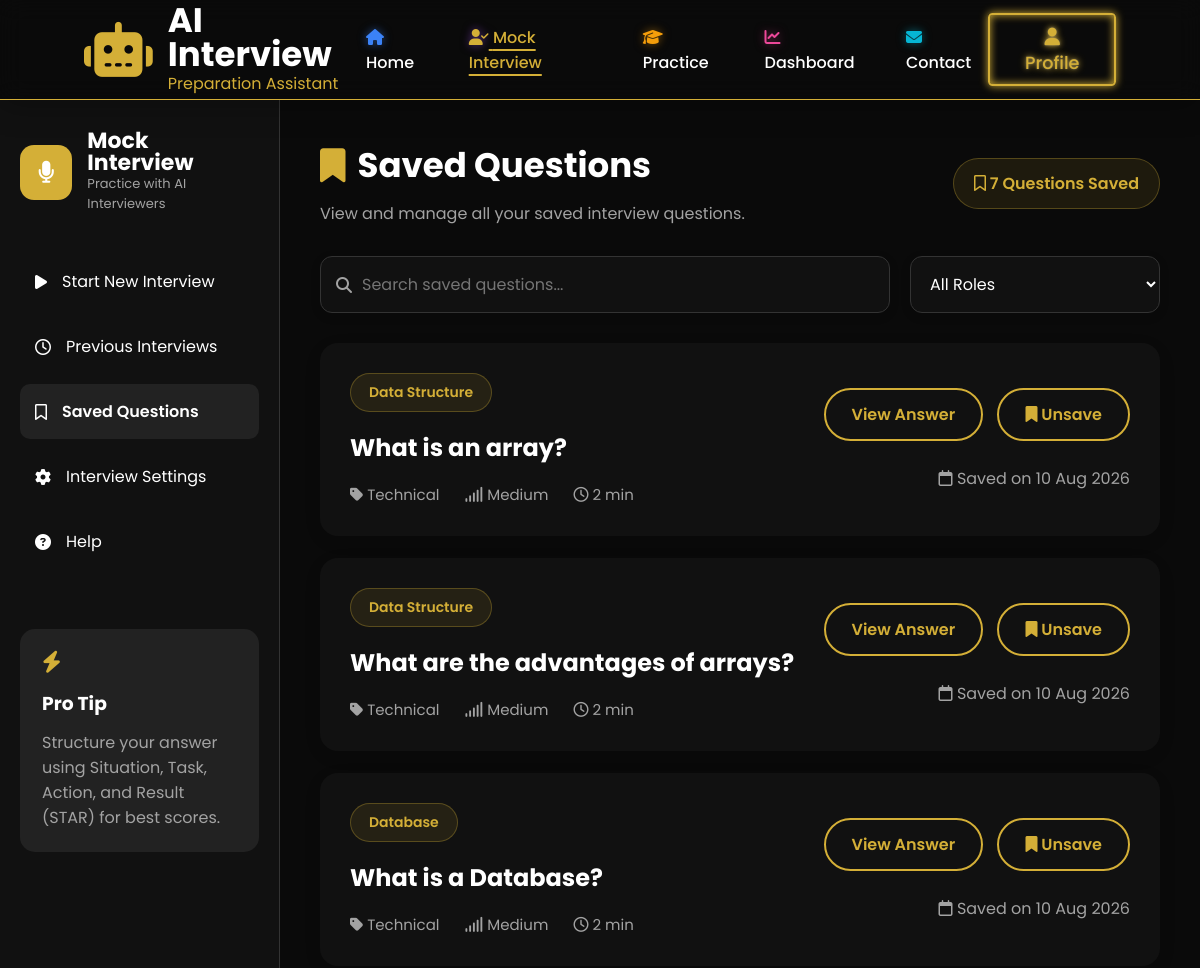
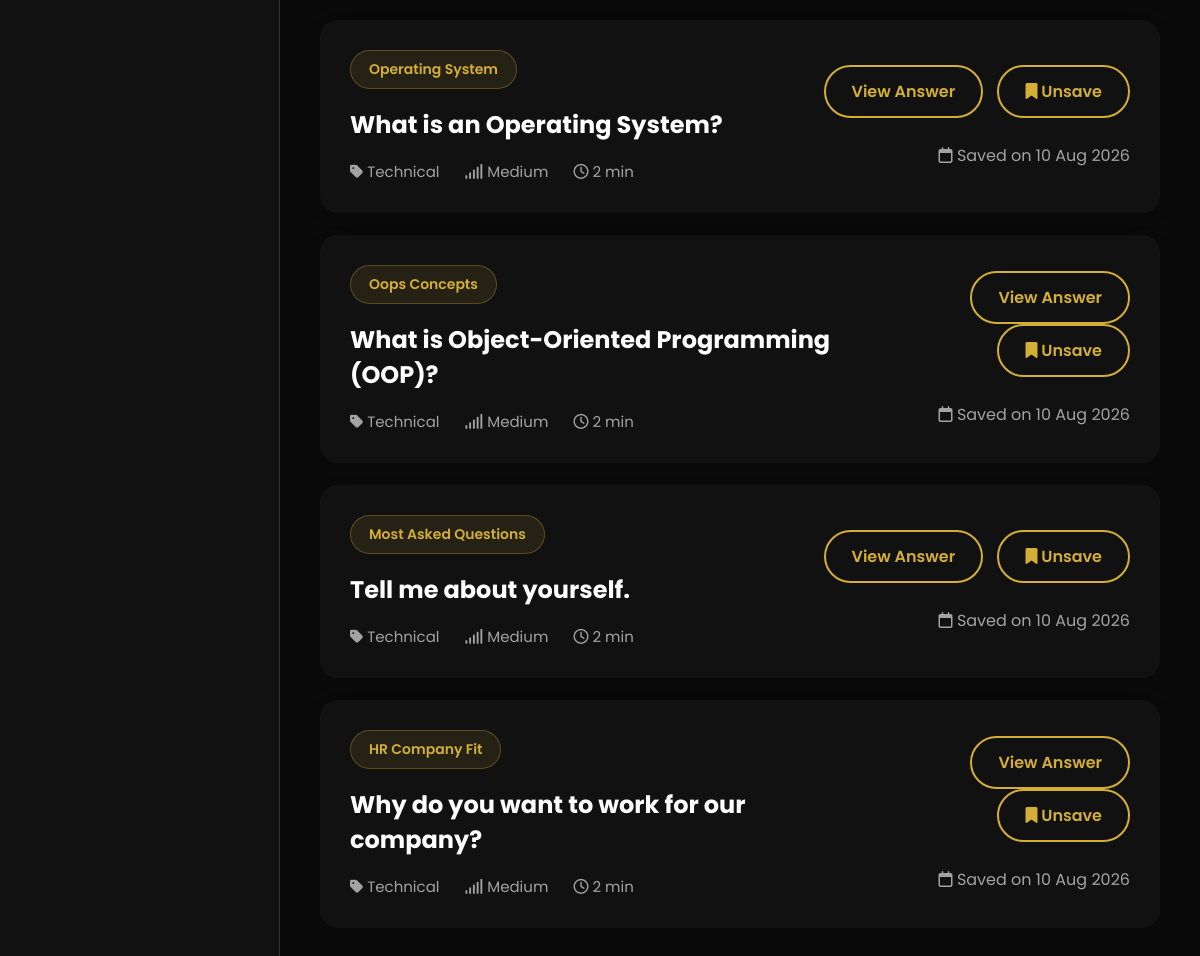
/practice/saved/ (signed in), run on the app's committed database (2 pictures, top to bottom).
### interview/models.py (models this page shows, shortened)
class SavedQuestion(models.Model):
    user = models.ForeignKey(User, on_delete=models.CASCADE, related_name='saved_questions')
    question_title = models.CharField(max_length=255)
    category = models.CharField(max_length=100, default='General')  # Data Structures, HR, System Design
    answer_notes = models.TextField(blank=True)
    difficulty = models.CharField(max_length=50, default='Medium')
    created_at = models.DateTimeField(auto_now_add=True)
    class Meta:
        unique_together = ('user', 'question_title')

### interview/views.py (the view)
# urls.py: path("practice/saved/", views.saved_questions, name="saved_questions"),
def saved_questions(request):
    saved_list = []
    if request.user.is_authenticated:
        saved_list = SavedQuestion.objects.filter(user=request.user)
    return render(request, "Saved Question MI.html", {'saved_questions': saved_list})

### templates/Saved Question MI.html (shortened to what this page needs)
{% load static %}
<!DOCTYPE html>
<html lang="en">
<head>
<link rel="stylesheet" href="{% static 'css/Saved Question MI.css' %}?v=5">
<link rel="stylesheet"href="https://cdnjs.cloudflare.com/ajax/libs/font-awesome/6.5.2/css/all.min.css">
</head>
<body>
    <nav>
        <div class="logo1">
            <i class="fa-solid fa-robot"></i>
            <div>
                <h2>AI Interview</h2>
                <p>Preparation Assistant</p>
            </div>
        </div>
        <ul>
            <li><a href="{% url 'home' %}"><i class="fa-solid fa-house nav-icon-home"></i> Home</a></li>
            <li><a class="active" href="{% url 'mock_interview' %}"><i class="fa-solid fa-user-check nav-icon-mock"></i> Mock
                    Interview</a></li>
            <li><a href="{% url 'practice' %}"><i class="fa-solid fa-graduation-cap nav-icon-practice"></i> Practice</a></li>
            <li><a href="{% url 'dashboard' %}"><i class="fa-solid fa-chart-line nav-icon-dashboard"></i> Dashboard</a></li>
            <li><a href="{% url 'Contact' %}"><i class="fa-solid fa-envelope nav-icon-contact"></i> Contact</a></li>
        </ul>
        <div class="buttons">
            <a href="{% url 'profile' %}"><button class="signup"><i class="fa-solid fa-user"></i> Profile</button></a>
        </div>
    </nav>
<div class="container1">
    <aside class="sidebar">
        <div class="logo">
            <i class="fa-solid fa-microphone"></i>
            <div>
                <h2>Mock Interview</h2>
                <p>Practice with AI Interviewers</p>
            </div>
        </div>
        <ul>
            <li>
                <a href="{% url 'mock_interview' %}">
                    <i class="fa-solid fa-play"></i> Start New Interview
                </a>
            </li>
            <li>
                <a href="{% url 'previous_interviews' %}">
                    <i class="fa-regular fa-clock"></i> Previous Interviews
                </a>
            </li>
            <li class="active1">
                <a href="{% url 'saved_questions' %}">
                    <i class="fa-regular fa-bookmark"></i> Saved Questions
                </a>
            </li>
            <li>
                <a href="{% url 'Interview_settings' %}">
                    <i class="fa-solid fa-gear"></i>
                    Interview Settings
                </a>
            </li>
            <li>
                <a href="{% url 'Help' %}">
                    <i class="fa-solid fa-question-circle"></i>
                    Help
                </a>
            </li>
        </ul>
        <div class="tip-box">
            <i class="fa-solid fa-bolt"></i>
            <h3>Pro Tip</h3>
            <p>Structure your answer using Situation, Task, Action, and Result (STAR) for best scores.</p>
        </div>
    </aside>
<div class="container">
<div class="header">
<div class="title">
<h1><i class="fa-solid fa-bookmark"></i> Saved Questions</h1>
<p>View and manage all your saved interview questions.</p>
</div>
<div class="badge">
<i class="fa-regular fa-bookmark"></i>
{{ saved_questions|length }} Questions Saved
</div>
</div>
<div class="toolbar">
<div class="search-box">
<i class="fa-solid fa-magnifying-glass"></i>
<input type="text" placeholder="Search saved questions...">
</div>
<select>
<option>All Roles</option>
</select>
</div>
{% for question in saved_questions %}
<div class="card">
    <div class="left">
        <span class="role">{{ question.category }}</span>
        <h2>{{ question.question_title }}</h2>
        <div class="meta">
            <span><i class="fa-solid fa-tag"></i> Technical</span>
            <span><i class="fa-solid fa-signal"></i> {{ question.difficulty|default:"Medium" }}</span>
            <span><i class="fa-regular fa-clock"></i> 2 min</span>
        </div>
    </div>
    <div class="right">
        <button class="view-answer-btn" data-answer="{{ question.answer_notes|default:'Sample answer is not currently available for this saved question. You can practice this question in the Mock Interview section to get detailed AI feedback!' }}">View Answer</button>
        <button class="unsave-btn" data-title="{{ question.question_title }}" data-category="{{ question.category }}" style="margin-left: 10px;">
            <i class="fa-solid fa-bookmark"></i> Unsave
        </button>
        <p><i class="fa-regular fa-calendar"></i> Saved on {{ question.created_at|date:"d M Y" }}</p>
    </div>
</div>
{% empty %}
<div class="card" style="text-align: center; justify-content: center; padding: 40px;">
    <h2>No saved questions found.</h2>
    <p style="margin-top: 10px; color: #718096;">Head over to the Practice tab to start saving questions!</p>
</div>
{% endfor %}
</div>
</div>
</body>
</html>

### data on the page
SavedQuestion: category "Data Structure", question_title "What is an array?", difficulty "Medium", created_at "10 Aug 2026"
SavedQuestion: category "Data Structure", question_title "What are the advantages of arrays?", difficulty "Medium", created_at "10 Aug 2026"
SavedQuestion: category "Database", question_title "What is a Database?", difficulty "Medium", created_at "10 Aug 2026"
SavedQuestion: category "Operating System", question_title "What is an Operating System?", difficulty "Medium", created_at "10 Aug 2026"
SavedQuestion: category "Oops Concepts", question_title "What is Object-Oriented Programming (OOP)?", difficulty "Medium", created_at "10 Aug 2026"
SavedQuestion: category "Most Asked Questions", question_title "Tell me about yourself.", difficulty "Medium", created_at "10 Aug 2026"
SavedQuestion: category "HR Company Fit", question_title "Why do you want to work for our company?", difficulty "Medium", created_at "10 Aug 2026"

### other printed values
{{ saved_questions|length }} "7"
